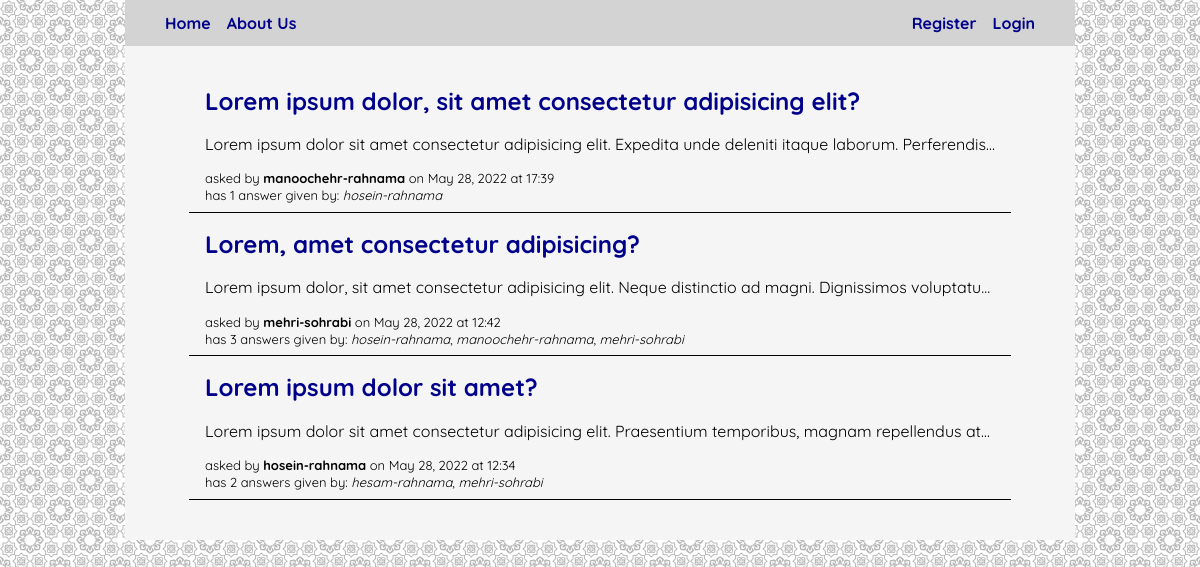
The app's page /, older data.
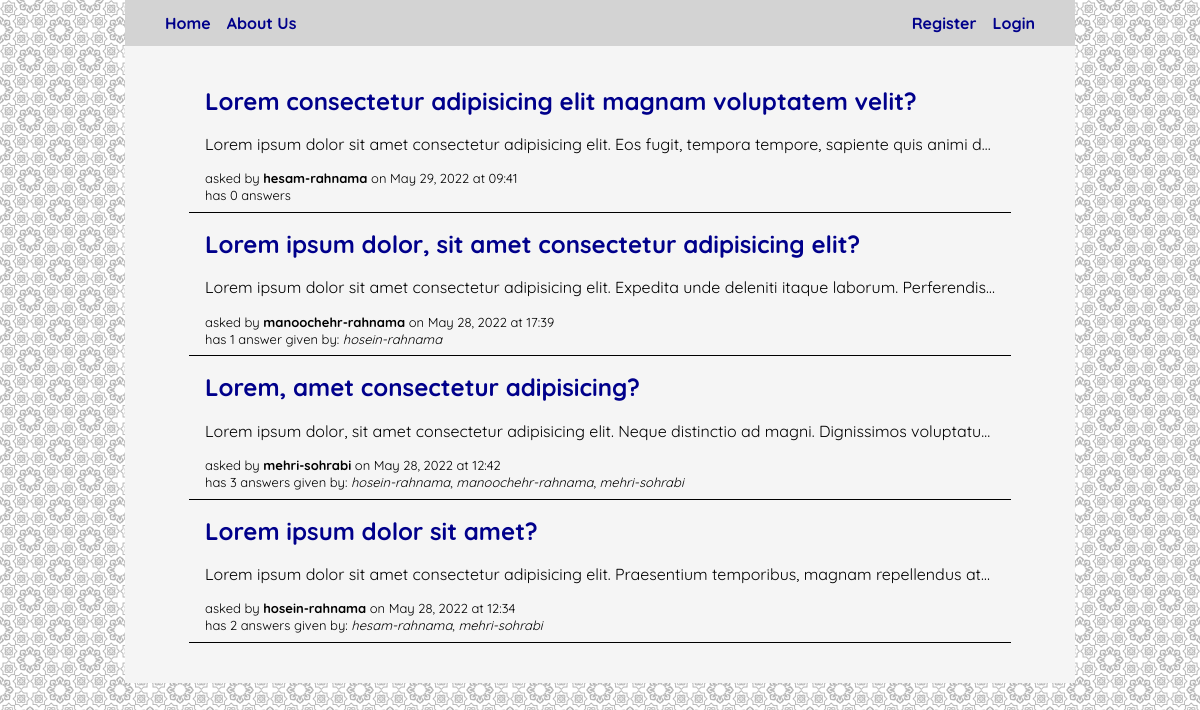
The same page, newer data.
### blog/models.py (models this page shows, shortened)
class Question(db_models.Model):
    author = db_models.ForeignKey(auth_models.User, on_delete=db_models.CASCADE)
    title = db_models.CharField(max_length=200)
    body = db_models.TextField()
    published = db_models.DateTimeField(auto_now_add=True)
    updated = db_models.DateTimeField(auto_now=True)

class Answer(db_models.Model):
    author = db_models.ForeignKey(auth_models.User, on_delete=db_models.CASCADE)
    question = db_models.ForeignKey(Question, on_delete=db_models.CASCADE)
    body = db_models.TextField()
    published = db_models.DateTimeField(auto_now_add=True)
    updated = db_models.DateTimeField(auto_now=True)

### blog/views.py (the view)
# urls.py: path('', views.index, name='index'),
def index(request):
    questions_list = blog_models.Question.objects.order_by('-published')
    context = {
        'questions_list': questions_list
    }
    template = 'blog/index.html'
    return render(request, template, context)

### blog/templates/blog/index.html
{% extends "project/base.html" %}
{% block content %}
    {% if questions_list %}
        <ul class="questions-list">
            {% for question in questions_list %}
                {% with answers=question.answer_set.all %}
                    <li class="question-card">
                        <h2 class="question-title"><a href="{% url 'blog:detail' question.id %}">{{ question.title }}</a></h2>
                        <p class="question-body-preview">{{ question.body }}</p>
                        <div class="question-info">
                            <p>asked by <span class="question-author">{{ question.author }}</span> on {{ question.published|date:"F d, Y" }} at {{ question.published|date:"H:i" }}</p>
                            <p>
                                {% if answers.count %}
                                    has {{ answers.count }} answer{{ answers.count|pluralize }} given by:
                                    {% for answer in answers %}
                                        {% if forloop.counter == answers.count %}
                                            <span class="answer-author">{{ answer.author.username }}</span>
                                        {% else %}
                                            <span class="answer-author">{{ answer.author.username }}</span>,
                                        {% endif %}
                                    {% endfor %}
                                {% else %}
                                    has 0 answers
                                {% endif %}
                            </p>
                        </div>
                    </li>
                {% endwith %}
            {% endfor %}
        </ul>
    {% else %}
        <p class="empty-questions-list">No questions are available.</p>
    {% endif %}
{% endblock content %}

Row changes from the older to the newer data that the page shows:
added Question: title "Lorem consectetur adipisicing elit magnam voluptatem velit?", body "Lorem ipsum dolor sit amet consectetur adipisicing elit. Eos fugit, tempora tempore, sapiente quis animi d…", author "hesam-rahnama", published "May 29, 2022", published "09:41", shows "has 0 answers"
